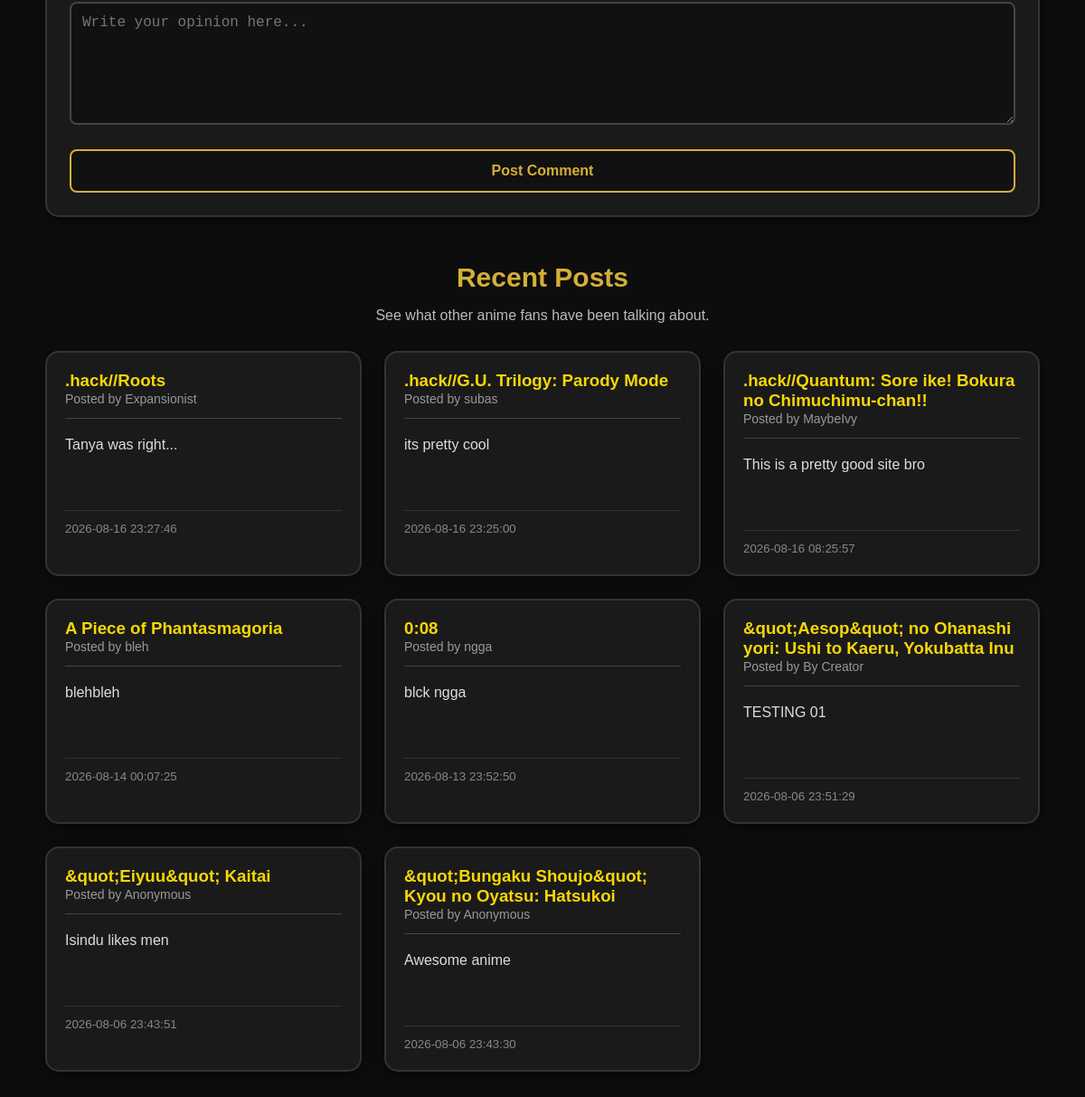
Before: /community (lower part) with the older database file.
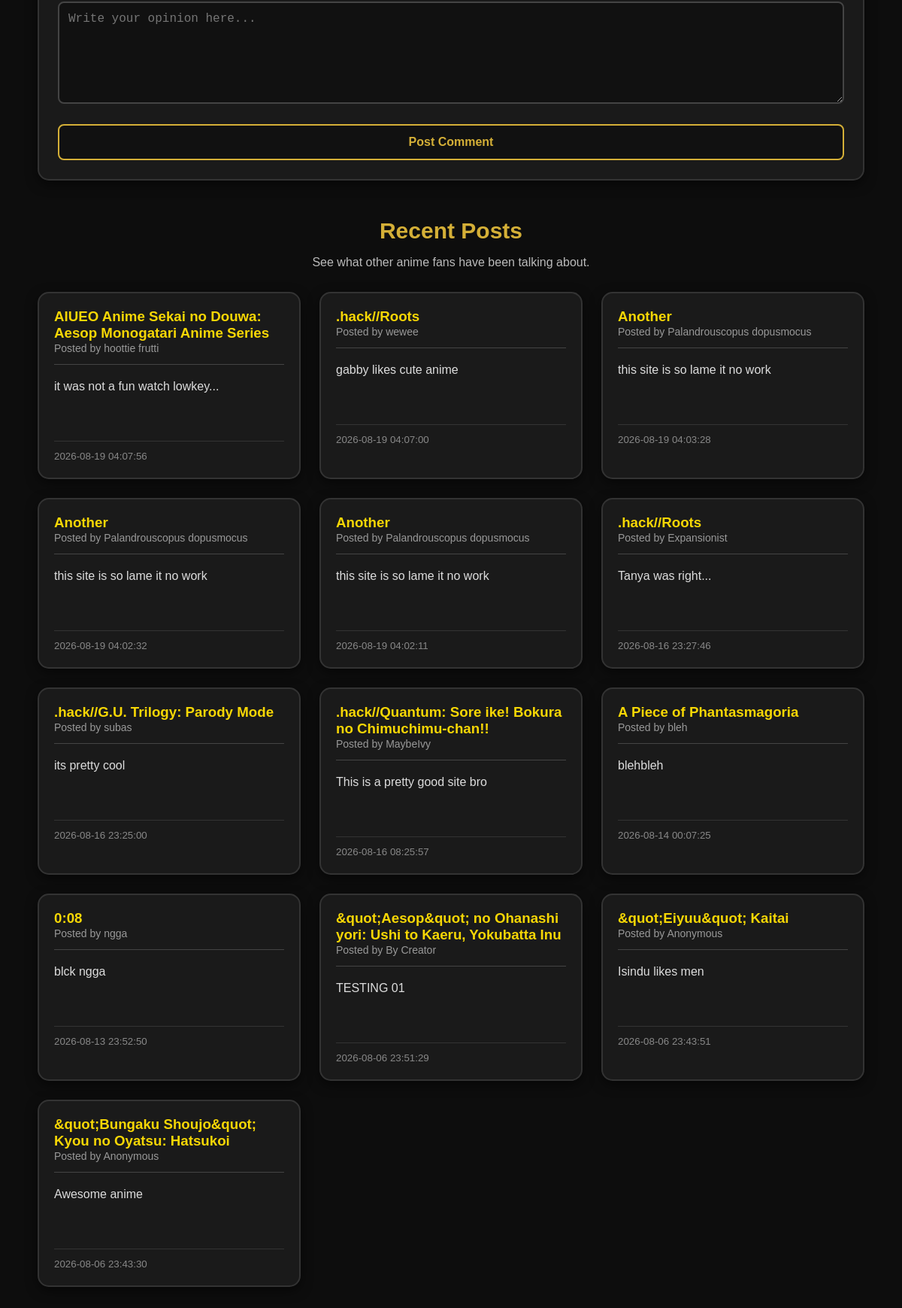
After: the same page with the newer database file.
### tables this page shows
CREATE TABLE Community_Posts (
    post_id INTEGER PRIMARY KEY AUTOINCREMENT,
    anime_name TEXT NOT NULL,
    username TEXT NOT NULL,
    message TEXT NOT NULL,
    created_at DATETIME DEFAULT CURRENT_TIMESTAMP
);

### app.py (the view, shortened to what this page needs)
@app.route("/community", methods=["GET", "POST"])
def community():
    conn = sqlite3.connect("anime rating.db")
    conn.row_factory = sqlite3.Row
    cursor = conn.cursor()
    cursor.execute(
        """
        SELECT
            anime_name,
            username,
            message,
            created_at

        FROM Community_Posts

        ORDER BY created_at DESC

        LIMIT 100
        """
    )
    posts = cursor.fetchall()
    cursor.execute(
        """
        SELECT DISTINCT name

        FROM "Anime Ratings Table set"

        WHERE name IS NOT NULL

        ORDER BY name

        LIMIT 500
        """
    )
    anime_names = cursor.fetchall()
    conn.close()
    return render_template(
        "community.html",
        posts=posts,
        anime_names=anime_names,
    )

### templates/community.html (shortened to what this page needs)
<!DOCTYPE html>
<html lang="en">
<head>
    <link
        rel="stylesheet"
        href="{{ url_for('static', filename='style.css') }}"
    >
</head>
<body>
    <main class="community-page">
        <section class="community-form-section">
            <div class="community-card form-card">
                <form
                    method="POST"
                    action="{{ url_for('community') }}"
                    class="community-form"
                >
                    <textarea
                        id="message"
                        name="message"
                        rows="6"
                        maxlength="1000"
                        placeholder="Write your opinion here..."
                        required
                    ></textarea>
                    <button
                        type="submit"
                        class="post-button"
                    >
                        Post Comment
                    </button>
                </form>
            </div>
        </section>
        <section class="community-posts">
            <div class="community-posts-heading">
                <h2>Recent Posts</h2>
                <p>
                    See what other anime fans have been talking about.
                </p>
            </div>
            <div class="community-post-grid">
                {% if posts %}
                    {% for post in posts %}
                        <article class="community-post">
                            <div class="post-heading">
                                <div>
                                    <h3>
                                        {{ post['anime_name'] }}
                                    </h3>
                                    <span class="post-user">
                                        Posted by {{ post['username'] }}
                                    </span>
                                </div>
                            </div>
                            <div class="post-message">
                                <p>
                                    {{ post['message'] }}
                                </p>
                            </div>
                            <div class="post-footer">
                                <small>
                                    {{ post['created_at'] }}
                                </small>
                            </div>
                        </article>
                    {% endfor %}
                {% endif %}
            </div>
        </section>
    </main>
</body>
</html>

### static/style.css (style rules this page uses)
body { margin: 0; font-family: Arial, Helvetica, sans-serif; background: #0d0d0d; color: white; }
.community-page { max-width: 1100px; margin: 0 auto; padding: 40px; }
.community-card { background: #1a1a1a; border: 2px solid #333333; border-radius: 15px; padding: 25px; box-shadow: 0 5px 15px rgba(0, 0, 0, 0.5); transition: all 0.3s ease; }
.community-form-section { margin-bottom: 50px; }
.community-form { display: flex; flex-direction: column; gap: 12px; }
.community-form input, .community-form select, .community-form textarea { background: #111111; color: white; border: 2px solid #444444; border-radius: 8px; padding: 12px; font-size: 16px; outline: none; transition: all 0.3s ease; }
.community-form textarea { resize: vertical; }
.post-button { margin-top: 15px; padding: 13px 25px; background: #111111; color: #d4af37; border: 2px solid #d4af37; border-radius: 8px; font-size: 16px; font-weight: bold; cursor: pointer; transition: all 0.3s ease; }
.community-posts-heading { text-align: center; margin-bottom: 30px; }
.community-posts-heading h2 { color: #d4af37; font-size: 30px; margin-bottom: 8px; }
.community-posts-heading p { color: #bbbbbb; }
.community-post-grid { display: grid; grid-template-columns: repeat(auto-fit, minmax(300px, 1fr)); gap: 25px; }
.community-post { background: #1a1a1a; border: 2px solid #333333; border-radius: 15px; padding: 20px; box-shadow: 0 5px 15px rgba(0, 0, 0, 0.5); transition: all 0.3s ease; }
.post-heading { border-bottom: 1px solid #444444; padding-bottom: 12px; margin-bottom: 15px; }
.post-heading h3 { margin: 0; color: #f7d705; }
.post-user { color: #999999; font-size: 14px; }
.post-message { min-height: 70px; }
.post-message p { color: #dddddd; line-height: 1.6; }
.post-footer { border-top: 1px solid #333333; margin-top: 15px; padding-top: 10px; }
.post-footer small { color: #888888; }

Changed rows visible on the page:
added Community_Posts: anime_name "AIUEO Anime Sekai no Douwa: Aesop Monogatari Anime Series", username "hoottie frutti", message "it was not a fun watch lowkey...", created_at "2026-08-19 04:07:56"
added Community_Posts: anime_name ".hack//Roots", username "wewee", message "gabby likes cute anime", created_at "2026-08-19 04:07:00"
added Community_Posts: anime_name "Another", username "Palandrouscopus dopusmocus", message "this site is so lame it no work", created_at "2026-08-19 04:03:28"
added Community_Posts: anime_name "Another", username "Palandrouscopus dopusmocus", message "this site is so lame it no work", created_at "2026-08-19 04:02:32"
added Community_Posts: anime_name "Another", username "Palandrouscopus dopusmocus", message "this site is so lame it no work", created_at "2026-08-19 04:02:11"
